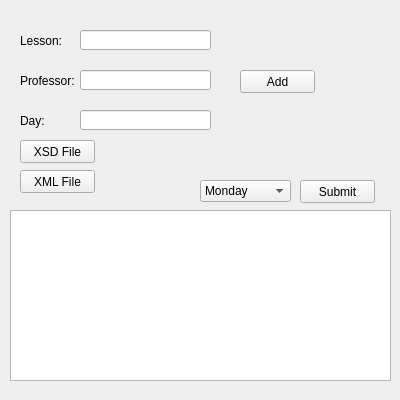
<?xml version="1.0" encoding="UTF-8"?>
<ui version="4.0">
 <class>XML_Win</class>
 <widget class="QMainWindow" name="XML_Win">
  <property name="geometry">
   <rect>
    <x>0</x>
    <y>0</y>
    <width>400</width>
    <height>400</height>
   </rect>
  </property>
  <property name="sizePolicy">
   <sizepolicy hsizetype="Fixed" vsizetype="Fixed">
    <horstretch>0</horstretch>
    <verstretch>0</verstretch>
   </sizepolicy>
  </property>
  <property name="minimumSize">
   <size>
    <width>400</width>
    <height>400</height>
   </size>
  </property>
  <property name="maximumSize">
   <size>
    <width>400</width>
    <height>400</height>
   </size>
  </property>
  <property name="windowTitle">
   <string>Επεξεργασία XML αρχείων</string>
  </property>
  <widget class="QWidget" name="centralwidget">
   <widget class="QPushButton" name="xml_input">
    <property name="geometry">
     <rect>
      <x>20</x>
      <y>170</y>
      <width>75</width>
      <height>23</height>
     </rect>
    </property>
    <property name="text">
     <string>XML File</string>
    </property>
   </widget>
   <widget class="QPushButton" name="xsd_input">
    <property name="geometry">
     <rect>
      <x>20</x>
      <y>140</y>
      <width>75</width>
      <height>23</height>
     </rect>
    </property>
    <property name="text">
     <string>XSD File</string>
    </property>
   </widget>
   <widget class="QTableView" name="Data">
    <property name="geometry">
     <rect>
      <x>10</x>
      <y>210</y>
      <width>381</width>
      <height>171</height>
     </rect>
    </property>
    <property name="autoFillBackground">
     <bool>false</bool>
    </property>
    <property name="showGrid">
     <bool>true</bool>
    </property>
   </widget>
   <widget class="QLabel" name="Lesson">
    <property name="geometry">
     <rect>
      <x>20</x>
      <y>30</y>
      <width>61</width>
      <height>21</height>
     </rect>
    </property>
    <property name="text">
     <string>Lesson:</string>
    </property>
   </widget>
   <widget class="QLabel" name="Professor">
    <property name="geometry">
     <rect>
      <x>20</x>
      <y>70</y>
      <width>61</width>
      <height>21</height>
     </rect>
    </property>
    <property name="text">
     <string>Professor:</string>
    </property>
   </widget>
   <widget class="QLabel" name="Day">
    <property name="geometry">
     <rect>
      <x>20</x>
      <y>110</y>
      <width>51</width>
      <height>21</height>
     </rect>
    </property>
    <property name="text">
     <string>Day:</string>
    </property>
   </widget>
   <widget class="QLineEdit" name="Lesson_val">
    <property name="geometry">
     <rect>
      <x>80</x>
      <y>30</y>
      <width>131</width>
      <height>20</height>
     </rect>
    </property>
   </widget>
   <widget class="QLineEdit" name="Professor_val">
    <property name="geometry">
     <rect>
      <x>80</x>
      <y>70</y>
      <width>131</width>
      <height>20</height>
     </rect>
    </property>
   </widget>
   <widget class="QLineEdit" name="Day_val">
    <property name="geometry">
     <rect>
      <x>80</x>
      <y>110</y>
      <width>131</width>
      <height>20</height>
     </rect>
    </property>
   </widget>
   <widget class="QPushButton" name="add_to_xml">
    <property name="geometry">
     <rect>
      <x>240</x>
      <y>70</y>
      <width>75</width>
      <height>23</height>
     </rect>
    </property>
    <property name="text">
     <string>Add</string>
    </property>
   </widget>
   <widget class="QComboBox" name="filter">
    <property name="geometry">
     <rect>
      <x>200</x>
      <y>180</y>
      <width>91</width>
      <height>22</height>
     </rect>
    </property>
    <property name="editable">
     <bool>false</bool>
    </property>
    <item>
     <property name="text">
      <string>Monday</string>
     </property>
    </item>
    <item>
     <property name="text">
      <string>Tuesday</string>
     </property>
    </item>
    <item>
     <property name="text">
      <string>Wednesday</string>
     </property>
    </item>
    <item>
     <property name="text">
      <string>Thursday</string>
     </property>
    </item>
    <item>
     <property name="text">
      <string>Friday</string>
     </property>
    </item>
    <item>
     <property name="text">
      <string>All Days</string>
     </property>
    </item>
   </widget>
   <widget class="QPushButton" name="submit">
    <property name="geometry">
     <rect>
      <x>300</x>
      <y>180</y>
      <width>75</width>
      <height>23</height>
     </rect>
    </property>
    <property name="text">
     <string>Submit</string>
    </property>
   </widget>
  </widget>
 </widget>
 <resources/>
 <connections/>
</ui>
